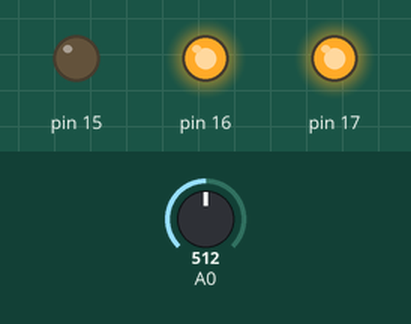
Bench run of a sketch on a simulated Arduino Uno, built with avr-gcc and run on an emulated ATmega328P. Shown: output pins drawn as LEDs (lit = HIGH). The inputs (shaded band) are chosen by the test bench; at power-on: A0 = 512. What the sketch prints to the serial monitor is not drawn.

Above: at 0.1 s.
Timing chart, 0 to 1.6 s (numbered marks = the images above):
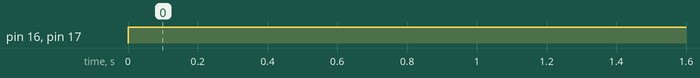

Measured:
- by itself, pin 16, pin 17: LOW → HIGH at 0.00 s

The sketch:

hW1_3.ino
```cpp
void setup()
{
  pinMode(15, OUTPUT);
  pinMode(16, OUTPUT);
  pinMode(17, OUTPUT);
  Serial.begin(9600);
}

void loop()
{
  Serial.println(analogRead(14));
  if(analogRead(14) <= 4096/3){
    digitalWrite(15, LOW);
    digitalWrite(16, HIGH);
    digitalWrite(17, HIGH);
    delay(30);
  }
  else if(analogRead(14) > 4096/3 && analogRead(14) <= 4096/3*2){
    digitalWrite(15, LOW);
    digitalWrite(16, LOW);
    digitalWrite(17, HIGH);
    delay(30);
  }
  else{
    digitalWrite(15, LOW);
    digitalWrite(16, LOW);
    digitalWrite(17, LOW);
    delay(30);
  }
}
```
